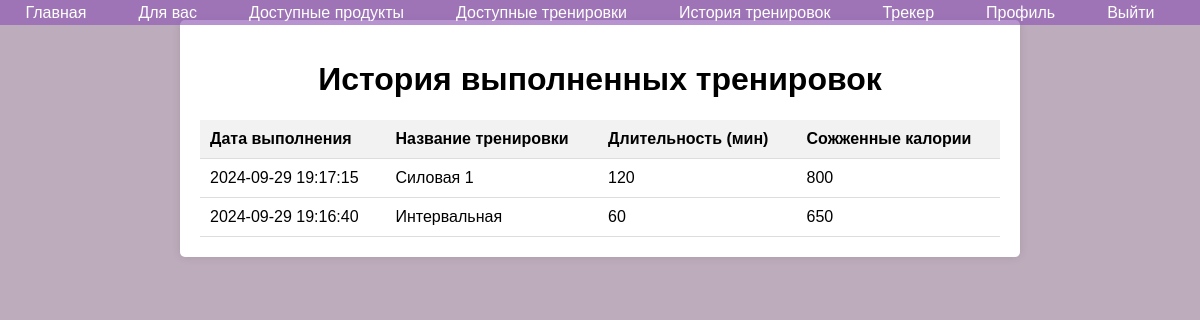
Screenshot of /workout_history.php (signed in) with the database file from the repository.
### tables this page shows
CREATE TABLE `training_executions` (
  `id` int(11) NOT NULL AUTO_INCREMENT,
  `execution_date` datetime DEFAULT current_timestamp(),
  `training_id` int(11) DEFAULT NULL,
  `user_id` int(11) DEFAULT NULL,
  PRIMARY KEY (`id`),
  KEY `training_id` (`training_id`),
  KEY `user_id` (`user_id`),
  CONSTRAINT `training_executions_ibfk_1` FOREIGN KEY (`training_id`) REFERENCES `training_programs` (`id`) ON DELETE SET NULL,
  CONSTRAINT `training_executions_ibfk_2` FOREIGN KEY (`user_id`) REFERENCES `users` (`id`) ON DELETE CASCADE
);

CREATE TABLE `training_programs` (
  `id` int(11) NOT NULL AUTO_INCREMENT,
  `name` varchar(255) DEFAULT NULL,
  `description` text DEFAULT NULL,
  `duration` int(11) DEFAULT NULL,
  `calories_burned` int(11) DEFAULT NULL,
  `training_name` varchar(255) DEFAULT NULL,
  `training_type_id` int(11) DEFAULT NULL,
  `created_by` int(11) DEFAULT NULL,
  `created_at` timestamp NOT NULL DEFAULT current_timestamp(),
  `status` enum('pending','approved','rejected') DEFAULT 'pending',
  PRIMARY KEY (`id`),
  KEY `training_type_id` (`training_type_id`),
  KEY `created_by` (`created_by`),
  CONSTRAINT `training_programs_ibfk_1` FOREIGN KEY (`training_type_id`) REFERENCES `training_types` (`id`) ON DELETE SET NULL,
  CONSTRAINT `training_programs_ibfk_2` FOREIGN KEY (`created_by`) REFERENCES `users` (`id`) ON DELETE CASCADE
);

### workout_history.php (the view, shortened to what this page needs)
<?php
include 'navbar.php';
$user_id = $_SESSION['user_id'];
$stmt = $conn->prepare("
    SELECT te.execution_date, tp.name, tp.description, tp.duration, tp.calories_burned
    FROM training_executions te
    JOIN training_programs tp ON te.training_id = tp.id
    WHERE te.user_id = ?
    ORDER BY te.execution_date DESC
");
$stmt->bind_param("i", $user_id);
$stmt->execute();
$history_result = $stmt->get_result();
$workout_history = $history_result->fetch_all(MYSQLI_ASSOC);
?>
<!DOCTYPE html>
<html lang="ru">
<head>
</head>
<body>
<div class="container">
    <h1>История выполненных тренировок</h1>
    <table>
        <tr>
            <th>Дата выполнения</th>
            <th>Название тренировки</th>
            <th>Длительность (мин)</th>
            <th>Сожженные калории</th>
        </tr>
        <?php if (count($workout_history) > 0): ?>
            <?php foreach ($workout_history as $workout): ?>
                <tr>
                    <td><?php echo htmlspecialchars($workout['execution_date']); ?></td>
                    <td><?php echo htmlspecialchars($workout['name']); ?></td>
                    <td><?php echo htmlspecialchars($workout['duration']); ?></td>
                    <td><?php echo htmlspecialchars($workout['calories_burned']); ?></td>
                </tr>
            <?php endforeach; ?>
        <?php else: ?>
            <tr>
                <td colspan="5">История тренировок пуста.</td>
            </tr>
        <?php endif; ?>
    </table>
</div>
</body>
</html>

### navbar.php (style rules this page uses)
body { margin: 0; padding-top: 50px; }

### workout_history.php (style rules this page uses)
body { font-family: Arial, sans-serif; background-color: #bdacbb; margin: 0; padding: 0; }
.container { width: 80%; max-width: 800px; margin: 20px auto; padding: 20px; background-color: #fff; border-radius: 5px; box-shadow: 0 0 10px rgba(0, 0, 0, 0.1); }
h1 { text-align: center; }
table { width: 100%; border-collapse: collapse; margin-top: 20px; }
th, td { padding: 10px; text-align: left; border-bottom: 1px solid #ddd; }
th { background-color: #f2f2f2; }

### rows the page displays
training_executions: execution_date "2024-09-29 19:17:15", training.name "Силовая 1", training.duration "120", training.calories_burned "800"
training_executions: execution_date "2024-09-29 19:16:40", training.name "Интервальная", training.duration "60", training.calories_burned "650"
